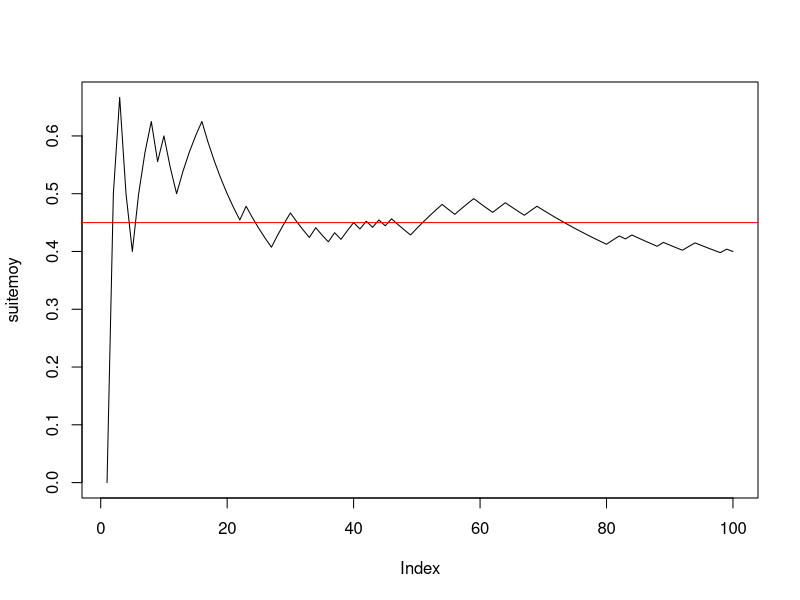

Recreate this plot in R. (Note: this script raises an error after producing the figure.)
###################################################
#------------Exercice 1------------------------
###################################################

#--------question 1------------
(n<-100)
(p<-0.45)
(x<-rbinom(n,1,p))
#--------question 2------------
cumsum(x)
(taille<-1:n)
(suitemoy<-cumsum(x)/taille)
#--------question 3------------
plot(suitemoy,type="l")
abline(h=p,col="red")




###################################################
#------------Exercice 2------------------------
###################################################

#--------question 1------------
(n<-100)
(mu<--2)
(sigma<-2)
rm(xg)
(xg<-rnorm(n,mu,sigma))
#--------question 2------------
cumsum(xg)
rm(taille)
(taille<-1:n)
rm(suitemoyg)
suitemoyg
(suitemoyg<-cumsum(xg)/taille)
#--------question 3------------
plot(suitemoyg,type="l", ylim=c(-10,6))
abline(h=mu,col="red")







###################################################
#------------Exercice 3------------------------
###################################################

#---------question 1--------------------------
mu<--2
sigma<-2
n<-5
rm(x) #efface l'objet précedemment créé x
(x<-rnorm(n,mu,sigma))# echantillon de n tirages de X
(moyx<-mean(x))#moyenne de l'échantillon de taille n x

#---------question 2--------------------------
(y<-rnorm(n,mu,sigma))# second echantillon de n tirages de X
(moyy<-mean(y)) #moyenne de l'échantillon y
(rbind(x,y)->M) #range les deux échantillons dans M à 2 lignes et n colonnes
rowMeans(M)

#---------question 3--------------------------
N<-1000
Mdata<-matrix(rnorm(n*N,mu,sigma),ncol=n,byrow=T)# N échantillons de taille n disposés en lignes
dim(Mdata) #dimension de la matrice N lignes et n colonnes


#---------question 4--------------------------
(rowMeans(Mdata)->moyennes) #calcule les moyennes pour les N, n-échantillons tirés.
apply(Mdata,MARGIN=1,mean) #alternative pour effectuer les moyennes en ligne

#---------question 5--------------------------
mean(moyennes) #moyenne empirique des N réalisations de Xbar_n
sd(moyennes)*sqrt((length(moyennes)-1)/length(moyennes))#ecart-type empirique
sd(moyennes)#écart-type estimé sans biais = ecart-type empirique corrigé

#---------question 6--------------------------
hist(moyennes,prob=T, main="Répartition de la moyenne empirique des Xi, i=1,....,n")#la répartition observée de Xbar_n
(abs<-seq(1.2*min(moyennes),1.2*max(moyennes),(max(moyennes)-min(moyennes))/100))
points(abs,dnorm(abs,mu,sigma/sqrt(n)),col=2,type="l")
abline(v=mean(moyennes),col=3,lty="dashed")#moyenne de l'échantillon
abline(v=mu,col=2)#moyenne théorique mu de la loi de Xbar
#belle adéquation de l'échantillon à la normale, que l'on peut verifier avec dte de Henry
qqnorm(moyennes) #les points sont presque alignés la loi de Xbar_n est donc bien normale
qqline(moyennes,col=2) # autour de la droite rouge qui passe par les deux points
# (1er quartile theo de la centrée réduite,1er quartile empirique) et
# (3ieme quartile theo de la centrée réduite,3ieme quartile empirique)
# mean(echantillon) et écart-type empirique sd(échantillon)*sqrt((n-1)/n). e
# En effet si on ajoute la droite passant par ces deux points elle se confond
# avec qqline. droite de Henry

(x1<-qnorm(0.25))
(x2<-qnorm(0.75))
(y1<-quantile(moyennes,0.25,type=1))
(y2<-quantile(moyennes,0.75,type=1))
abline(y1-(y2-y1)*x1/(x2-x1),(y2-y1)/(x2-x1),col=3) #droite de Henry

#----------question 7-------------------------
moyennecr<-sqrt(n)*(moyennes-mu)/sigma
hist(moyennecr,prob=T,main="Répartition observée de la moyenne empirique centrée réduite")
(abscr<-seq(1.2*min(moyennecr),1.2*max(moyennecr),(max(moyennecr)-min(moyennecr))/100))
points(abscr,dnorm(abscr),col=2,type="l")
abline(v=mean(moyennecr),col=3,lty="dashed")#moyenne empirique de l'échantillon
abline(v=0,col=2)#moyenne théorique  de la loi normale centrée réduite

qqnorm(moyennecr)
qqline(moyennecr)#droite de Henry

#-----------question 8------------
n<-50
#puis réexecuter les lignes 67 à 107 : la loi reste gaussienne mais
#l'écart-type de Xbarn est plus petit avec n=50 qu'avec n=2
sd(moyennes)
sigma/sqrt(n)

n<-2
#puis réexecuter les lignes 67 à 107 : LA LOI EST TOUJOURS GAUSSIENNE MEME AVEC n PETIT
#C'EST UNE PROPRIETES CARACTÉRISTIQUE DE LA LOI NORMALE MAIS QUI NE S'APPLIQUE PAS AUX AUTRES
#LOIS COMME PAR EX A LA BERNOULLI ==> VOIR EXO SUIVANT
sd(moyennes)
#l'écart type empirique est EN REVANCHE plus faible avec n=2 qu'avec n=50 :
#normal il estime sigma/sqrt(n) or :
sigma/sqrt(n)

#####################################################################################
# CE QU'IL FAUT RETENIR DE CET EXERCICE : LA LOI DE XBAR EST GAUSSIENNE SI L'ÉCHANTILLON EST
# GAUSSIEN ET DE TAILLE QUELCONQUE n. LE RESULTAT DU THEOREME CENTRAL LIMITE EST VRAI DANS CE CAS
# POUR TOUT n ET PAS SEULEMENT POUR n GRAND
###################################################################################

###################################################
#------------Exercice 4------------------------
###################################################

#---------question 1--------------------------
p<-0.45
n<-5
N<-100
rm(Mdata) #efface l'objet précedemment créé Mdata

Mdata<-matrix(rbinom(n*N,1,p),ncol=n,byrow=T)# N échantillons de taille n disposés en lignes
dim(Mdata) #dimension de la matrice N lignes et n colonnes

(rowMeans(Mdata)->moyennes) #calcule les moyennes pour les N, n-échantillons tirés.


mean(moyennes) #moyenne empirique des N réalisations de Xbar_n
sd(moyennes)*sqrt((length(moyennes)-1)/length(moyennes))#ecart-type empirique
sd(moyennes)#écart-type estimé sans biais = ecart-type empirique corrigé

#---------histogramme de xbar_n--------------------------
hist(moyennes,prob=T, ylim=c(0,max(dnorm(p,p,sqrt(p*(1-p)/n)),4)),main="Répartition de la moyenne empirique des Xi, i=1,....,n")#la répartition observée de Xbar_n
(abs<-seq(.8*min(moyennes),1.2*max(moyennes),(max(moyennes)-min(moyennes))/100))
points(abs,dnorm(abs,p,sqrt(p*(1-p)/n)),col=2,type="l")
abline(v=mean(moyennes),col=3,lty="dashed")#moyenne de l'échantillon
abline(v=p,col=2)#moyenne théorique mu de la loi de Xbar
qqnorm(moyennes)  # vraiment pas gaussien !
qqline(moyennes,col=2)
# AUCUNE ADEQUATION  de l'échantillon à la normale CAR n EST TROP PETIT ET LE TCL N'EST
# PAS VERIFIE. ON REFAIT LA SIMUL AVEC n=200 :

n<-200
#puis réeéxuter les lignes 142 à 161

# EUREKA CA MARCHE BEAUCOUP MIEUX ET ON A BIEN UNE REPARTITION GAUSSIENNE CAR n EST SUFFISAMMENT GRAND POUR
# QUE LE TCL SOIT VERIFIE !
######################################

qqnorm(moyennes)
qqline(moyennes,col="red")

#Si on augmente N on améliore l'estimation de la densité de Xbarn par l'histogramme
#des N réalisations de Xbarn mais si n est petit on n'observe pas un histogramme 
#ressemblant à une gaussienne puisque le TCL ne s'applique que si n est assez grand.
#Essayer avec
N<-1000
n<-4
#puis lignes 142 à 159. 
N<-1000
n<-100
#puis lignes 142 à 159. 

